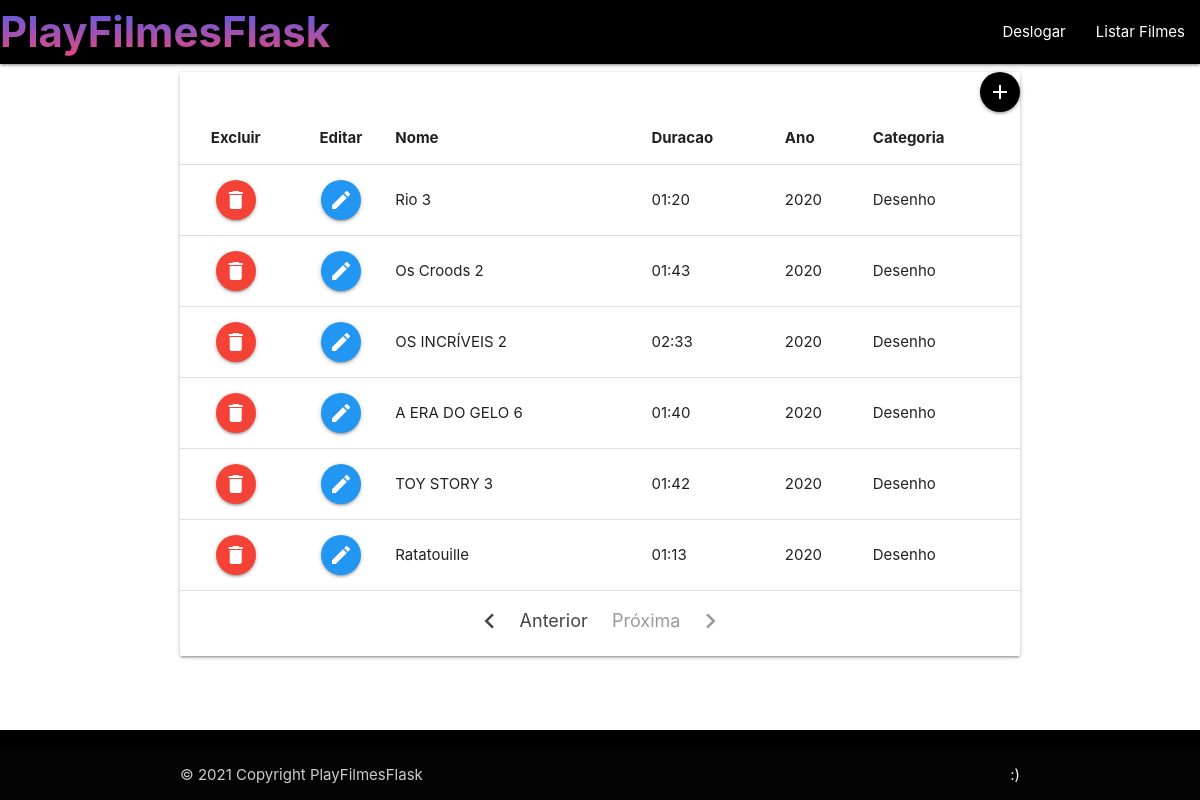
The app's page /listFilmesCad/2 (signed in) with its own data.
### app/models/tables.py (models this page shows, shortened)
class Filme(db.Model):
	__tablename__ = "filmes"
	id          = db.Column(db.Integer, primary_key=True)
	nome        = db.Column(db.String(200))
	duracao     = db.Column(db.String(200))
	ano		    = db.Column(db.String(200))
	url         = db.Column(db.String(200))
	capa        = db.Column(db.String(200))
	resumo		= db.Column(db.Text)
	id_user_cad = db.Column(db.Integer, db.ForeignKey("users.id"))
	id_category = db.Column(db.Integer, db.ForeignKey("categorys.id"))
	user     = db.relationship("User", foreign_keys= id_user_cad)
	category = db.relationship("Category", foreign_keys= id_category)

class Category(db.Model):
	__tablename__ = "categorys"
	id          = db.Column(db.Integer, primary_key=True)
	descricao   = db.Column(db.String(200))

### app/controllers/default.py (the view)
@app.route("/listFilmesCad/", methods=['GET'], defaults={"page": 1})
@app.route("/listFilmesCad/<int:page>", methods=['GET'])
@login_required
def listFilmesCad(page):
	pag = page
	per_page = 7
	data = Filme.query.paginate(pag,per_page,error_out=False)
	return render_template('ListFilme.html', filmes=data)

### app/controllers/default.py (called while the page is built)
@lm.user_loader
def load_user(user_id):
    return User.query.filter_by(id=user_id).first()

### app/models/tables.py (called while the page is built)
	@property
	def is_authenticated(self):
		return True

### app/templates/ListFilme.html
    {% extends 'base.html' %}
    {% block content %}
    <div class="container">
      <div class="row">
          <a class="btn-floating black right" href='{{ url_for("cadFilme") }}'><i class="material-icons">add</i></a>
          <div class="card darken-1">
            <table class="responsive-table">
                <thead>
                    <tr>
                        <th class="center">Excluir</th>
                        <th class="center">Editar</th>
                        <th>Nome</th>
                        <th>Duracao</th>
                        <th>Ano</th>
                        <th>Categoria</th>
                    </tr>
                </thead>
                <tbody>
                    {% for dados in filmes.items %}
                    <tr>
                        <td class="center"><a href="/deleteFilme/{{dados.id}}" class="btn-floating btn-medium waves-effect waves-light red"><i class="material-icons">delete</i></a></td>
                        <td class="center"><a href="/cadfilme/{{dados.id}}" class="btn-floating btn-medium waves-effect waves-light blue"><i class="material-icons">edit</i></a></td>
                        <td>{{dados.nome}}</td>
                        <td>{{dados.duracao}}</td>
                        <td>{{dados.ano}}</td>
                        <td>{{dados.category.descricao}}</td>
                    </tr>
                    {% endfor %}
                </tbody>
            </table>
            <div class="center" id="pag">
                <ul class="pagination">
                    {% if filmes.has_prev %}
                    <li class=""><a href="{{ url_for('listFilmesCad', page=filmes.prev_num) }}"><i class="material-icons left">chevron_left</i>Anterior</a></li>
                    {% else %}
                    <li class="disabled"><a href="#!"><i class="material-icons left">chevron_left</i>Anterior</a></li>
                    {% endif %}
                    {% if filmes.has_next %}
                    <li class=""><a  href="{{ url_for('listFilmesCad', page=filmes.next_num) }}">Proxima<i class="material-icons right">chevron_right</i></a></li>
                    {% else %}
                    <li class="disabled"><a href="#!"><i class="material-icons right">chevron_right</i>Próxima</a></li>
                    {% endif %}
                </ul>
            </div>
        </div>
    </div>
</div>
{% endblock %}

### app/static/index.css (style rules this page uses)
body { display: flex; min-height: 100vh; flex-direction: column; }
#pag { padding-bottom: 5px; }

### records on screen
Filme: nome "Rio 3", duracao "01:20", ano "2020", category.descricao "Desenho"
Filme: nome "Os Croods 2", duracao "01:43", ano "2020", category.descricao "Desenho"
Filme: nome "OS INCRÍVEIS 2", duracao "02:33", ano "2020", category.descricao "Desenho"
Filme: nome "A ERA DO GELO 6", duracao "01:40", ano "2020", category.descricao "Desenho"
Filme: nome "TOY STORY 3", duracao "01:42", ano "2020", category.descricao "Desenho"
Filme: nome "Ratatouille", duracao "01:13", ano "2020", category.descricao "Desenho"
